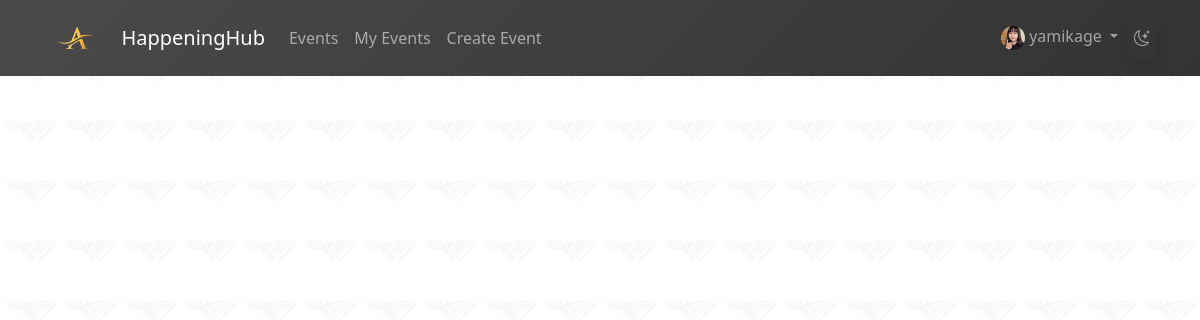
Screenshot of /my-events/ (signed in) with the database file from the repository.
### accounts/models.py (models this page shows, shortened)
class CustomUser(AbstractUser):
    bio = models.TextField(max_length=500, blank=True)
    profile_picture = models.ImageField(upload_to='profile_pics/', blank=True, null=True)
    phone_number = models.CharField(max_length=15, blank=True)

### events/views.py (the view)
# urls.py: path('my-events/', views.my_events, name='my_events'),
@login_required
def my_events(request):
    organized_events = request.user.organized_events.all()
    attended_events = request.user.attended_events.all()
    context = {
        'organized_events': organized_events,
        'attended_events': attended_events,
    }
    return render(request, 'events/my_events.html', context)

### events/templates/events/my_events.html (shortened to what this page needs)
{% extends 'base.html' %}
{% load static %}

### templates/base.html (shortened to what this page needs)
<!DOCTYPE html>
<html lang="en" data-theme="light">
<head>
    {% load static %}
    <link href="https://cdn.jsdelivr.net/npm/bootstrap@5.3.0/dist/css/bootstrap.min.css" rel="stylesheet">
    <link rel="stylesheet" href="https://cdn.jsdelivr.net/npm/bootstrap-icons@1.10.0/font/bootstrap-icons.css">
    <link rel="stylesheet" href="{% static 'events/css/style.css' %}">
</head>
<body>
    <nav class="navbar navbar-expand-lg navbar-dark" style="background: var(--gradient-primary);">
        <div class="container">
            <a class="navbar-brand d-flex align-items-center" href="{% url 'events:home' %}">
                <img src="{% static 'events/images/img.png' %}" alt="Logo" class="me-2" height="50">
                HappeningHub
            </a>
            <div class="collapse navbar-collapse" id="navbarNav">
                <ul class="navbar-nav me-auto">
                    {% if user.is_authenticated %}
                    <li class="nav-item">
                        <a class="nav-link" href="{% url 'events:event_list' %}">Events</a>
                    </li>
                    <li class="nav-item">
                        <a class="nav-link" href="{% url 'events:my_events' %}">My Events</a>
                    </li>
                    <li class="nav-item">
                        <a class="nav-link" href="{% url 'events:event_create' %}">Create Event</a>
                    </li>
                    {% endif %}
                </ul>
                <ul class="navbar-nav">
                    {% if user.is_authenticated %}
                    <li class="nav-item dropdown">
                        <a class="nav-link dropdown-toggle" href="#" id="navbarDropdown" role="button" data-bs-toggle="dropdown">
                            {% if user.profile_picture %}
                                <img src="{{ user.profile_picture.url }}" alt="" class="rounded-circle" style="width: 24px; height: 24px; object-fit: cover;">
                            {% else %}
                                <i class="bi bi-person-circle"></i>
                            {% endif %}
                            {{ user.username }}
                        </a>
                    </li>
                    {% endif %}
                    <li class="nav-item">
                        <button class="btn btn-link nav-link" id="themeToggle">
                            <i class="bi bi-moon-stars"></i>
                        </button>
                    </li>
                </ul>
            </div>
        </div>
    </nav>
    <main class="container my-4 page-transition">
    </main>
</body>
</html>

### events/static/events/css/style.css (style rules this page uses)
:root { --primary: #4a4a4a; --primary-hover: #333333; --secondary: #6c757d; --link-fg: #495057; --link-hover-color: #343a40; --breadcrumbs-bg: #4a4a4a; --shadow-sm: 0 2px 4px rgba(0,0,0,0.1); --shadow-md: 0 4px 6px rgba(0,0,0,0.1); --shadow-lg: 0 10px 15px rgba(0,0,0,0.1); --transition-slow: 0.3s ease-in-out; --transition-fast: 0.15s ease-in-out; --card-border-radius: 12px; --dark-bg: #1a1a1a; --dark-card: #2d2d2d; --dark-text: #e2e2e2; --gradient-primary: linear-gradient(135deg, #4a4a4a 0%, #333333 100%); --gradient-secondary: linear-gradient(135deg, #6c757d 0%, #495057 100%); --dark-gradient: linear-gradient(135deg, #212529 0%, #1a1a1a 100%); --card-glass: rgba(255, 255, 255, 0.95); --card-glass-dark: rgba(17, 24, 39, 0.95); --overlay-dark: rgba(0, 0, 0, 0.5); --overlay-darker: rgba(0, 0, 0, 0.7); --gradient-text: linear-gradient(135deg, #4a4a4a 0%, #333333 100%); --gradient-text-dark: linear-gradient(135deg, #e2e2e2 0%, #b8b8b8 100%); --button-shadow: 0 4px 15px rgba(0,0,0,0.1); --button-shadow-hover: 0 6px 20px rgba(0,0,0,0.15); }
html { scroll-behavior: smooth; }
body { display: flex; flex-direction: column; min-height: 100vh; background-image: var(--pattern-light); background-attachment: fixed; }
main { flex: 1; }
.btn { border-radius: 25px; padding: 8px 20px; transition: all 0.3s ease; border-radius: 12px; padding: 10px 24px; transition: all 0.3s cubic-bezier(0.4, 0, 0.2, 1); box-shadow: var(--button-shadow); position: relative; overflow: hidden; }
.btn::after { content: ''; position: absolute; top: 0; left: 0; width: 100%; height: 100%; background: linear-gradient(135deg, rgba(255,255,255,0.2) 0%, rgba(255,255,255,0) 100%); opacity: 0; transition: opacity 0.3s ease; }
.page-transition { animation: pageLoad 0.6s cubic-bezier(0.4, 0, 0.2, 1); }

### rows the page displays
CustomUser: profile_picture (picture), username "yamikage"
